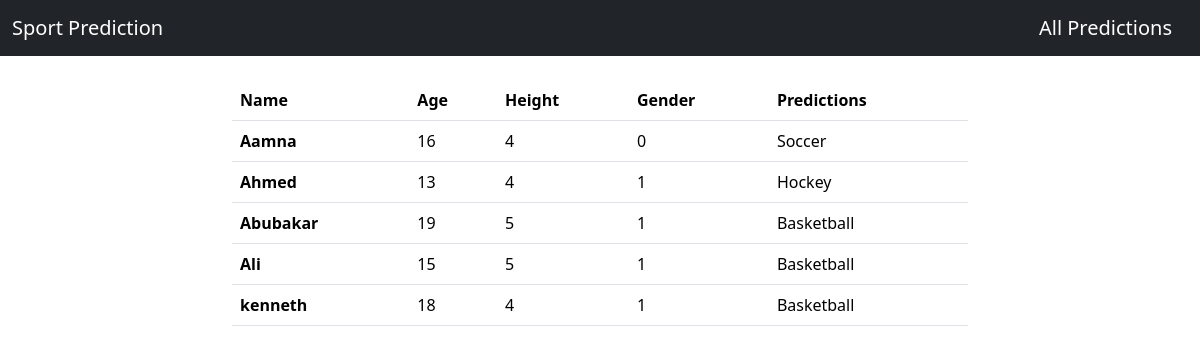
The page /predictions/ on the database its author committed.
### dashboard/models.py (models this page shows, shortened)
class Data(models.Model):
    name = models.CharField(max_length=100, null=True)
    age = models.PositiveIntegerField(validators=[MinValueValidator(13), MaxValueValidator(19)], null=True)
    height = models.PositiveIntegerField(null=True)
    sex = models.PositiveIntegerField(choices=GENDER, null=True)
    predictions = models.CharField(max_length=100, blank=True)
    date = models.DateTimeField(auto_now_add=True)
    class Meta:
        ordering = ['-date'] # to get most recent on top

### dashboard/views.py (the view)
# urls.py: path('predictions/', views.predictions, name='predictions')
def predictions(request):
    predicted_data = Data.objects.all()
    context = {
        'predicted_data': predicted_data
    }
    return render(request, 'dashboard/predictions.html', context)

### templates/dashboard/predictions.html (shortened to what this page needs)
{% extends 'partials/base.html' %}
{% block content %}
<div class="container">
    <div class="row mt-4">
        <div class="col-md-8 offset-md-2">
            <table class="table">
                <thead>
                  <tr>
                    <th scope="col">Name</th>
                    <th scope="col">Age</th>
                    <th scope="col">Height</th>
                    <th scope="col">Gender</th>
                    <th scope="col">Predictions</th>
                  </tr>
                </thead>
                <tbody>
                  {% for data in predicted_data %}
                    <tr>
                      <th scope="row">{{ data.name }}</th>
                      <td>{{ data.age }}</td>
                      <td>{{ data.height }}</td>
                      <td>{{ data.sex }}</td>
                      <td>{{ data.predictions }}</td>
                    </tr>
                  {% endfor %}
                </tbody>
            </table>
        </div>
    </div>
</div>
{% endblock %}

### templates/partials/base.html (shortened to what this page needs)
<!doctype html>
<html lang="en">
  <head>
    <link href="https://cdn.jsdelivr.net/npm/bootstrap@5.3.3/dist/css/bootstrap.min.css" rel="stylesheet">
  </head>
  <body>
    {% include 'partials/nav.html' %}
    {% block content %}{% endblock %}
  </body>
</html>

### templates/partials/nav.html
<nav class="navbar navbar-dark bg-dark">
    <div class="container-fluid">
      <a class="navbar-brand" href="{% url 'index' %}">Sport Prediction</a>
      <a class="navbar-brand m1-auto" href="{% url 'predictions' %}">All Predictions</a>
    </div>
</nav>

### rows shown on the page
Data: name "Aamna", age "16", height "4", sex "0", predictions "Soccer"
Data: name "Ahmed", age "13", height "4", sex "1", predictions "Hockey"
Data: name "Abubakar", age "19", height "5", sex "1", predictions "Basketball"
Data: name "Ali", age "15", height "5", sex "1", predictions "Basketball"
Data: name "kenneth", age "18", height "4", sex "1", predictions "Basketball"
